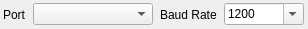
<?xml version="1.0" encoding="UTF-8"?>
<ui version="4.0">
 <class>SerialPort</class>
 <widget class="QWidget" name="SerialPort">
  <property name="geometry">
   <rect>
    <x>0</x>
    <y>0</y>
    <width>308</width>
    <height>29</height>
   </rect>
  </property>
  <layout class="QHBoxLayout" name="horizontalLayout_1">
   <property name="leftMargin">
    <number>2</number>
   </property>
   <property name="topMargin">
    <number>0</number>
   </property>
   <property name="rightMargin">
    <number>2</number>
   </property>
   <property name="bottomMargin">
    <number>0</number>
   </property>
   <item>
    <widget class="QLabel" name="labelPort">
     <property name="sizePolicy">
      <sizepolicy hsizetype="Fixed" vsizetype="Preferred">
       <horstretch>0</horstretch>
       <verstretch>0</verstretch>
      </sizepolicy>
     </property>
     <property name="text">
      <string>Port</string>
     </property>
    </widget>
   </item>
   <item>
    <widget class="QComboBox" name="portNameBox">
     <property name="sizePolicy">
      <sizepolicy hsizetype="Fixed" vsizetype="Fixed">
       <horstretch>0</horstretch>
       <verstretch>0</verstretch>
      </sizepolicy>
     </property>
     <property name="minimumSize">
      <size>
       <width>120</width>
       <height>0</height>
      </size>
     </property>
     <property name="maximumSize">
      <size>
       <width>120</width>
       <height>16777215</height>
      </size>
     </property>
     <property name="styleSheet">
      <string notr="true">QComboBox { width: 120px }</string>
     </property>
     <property name="insertPolicy">
      <enum>QComboBox::InsertAlphabetically</enum>
     </property>
    </widget>
   </item>
   <item>
    <widget class="QLabel" name="labelBaudRate">
     <property name="sizePolicy">
      <sizepolicy hsizetype="Fixed" vsizetype="Preferred">
       <horstretch>0</horstretch>
       <verstretch>0</verstretch>
      </sizepolicy>
     </property>
     <property name="text">
      <string>Baud Rate</string>
     </property>
    </widget>
   </item>
   <item>
    <widget class="QComboBox" name="baudRateBox">
     <property name="sizePolicy">
      <sizepolicy hsizetype="Fixed" vsizetype="Fixed">
       <horstretch>0</horstretch>
       <verstretch>0</verstretch>
      </sizepolicy>
     </property>
     <property name="minimumSize">
      <size>
       <width>80</width>
       <height>0</height>
      </size>
     </property>
     <property name="maximumSize">
      <size>
       <width>80</width>
       <height>16777215</height>
      </size>
     </property>
     <property name="focusPolicy">
      <enum>Qt::ClickFocus</enum>
     </property>
     <property name="styleSheet">
      <string notr="true">QComboBox { width: 80px }</string>
     </property>
     <property name="editable">
      <bool>true</bool>
     </property>
     <property name="currentText">
      <string notr="true">1200</string>
     </property>
     <property name="maxVisibleItems">
      <number>20</number>
     </property>
     <item>
      <property name="text">
       <string notr="true">1200</string>
      </property>
     </item>
     <item>
      <property name="text">
       <string notr="true">2400</string>
      </property>
     </item>
     <item>
      <property name="text">
       <string notr="true">4800</string>
      </property>
     </item>
     <item>
      <property name="text">
       <string notr="true">9600</string>
      </property>
     </item>
     <item>
      <property name="text">
       <string notr="true">14400</string>
      </property>
     </item>
     <item>
      <property name="text">
       <string notr="true">19200</string>
      </property>
     </item>
     <item>
      <property name="text">
       <string notr="true">28800</string>
      </property>
     </item>
     <item>
      <property name="text">
       <string notr="true">38400</string>
      </property>
     </item>
     <item>
      <property name="text">
       <string notr="true">57600</string>
      </property>
     </item>
     <item>
      <property name="text">
       <string notr="true">115200</string>
      </property>
     </item>
     <item>
      <property name="text">
       <string notr="true">230400</string>
      </property>
     </item>
     <item>
      <property name="text">
       <string notr="true">460800</string>
      </property>
     </item>
     <item>
      <property name="text">
       <string>500000</string>
      </property>
     </item>
     <item>
      <property name="text">
       <string>512000</string>
      </property>
     </item>
     <item>
      <property name="text">
       <string>600000</string>
      </property>
     </item>
     <item>
      <property name="text">
       <string>750000</string>
      </property>
     </item>
     <item>
      <property name="text">
       <string>921600</string>
      </property>
     </item>
     <item>
      <property name="text">
       <string>1000000</string>
      </property>
     </item>
     <item>
      <property name="text">
       <string>1500000</string>
      </property>
     </item>
     <item>
      <property name="text">
       <string>2000000</string>
      </property>
     </item>
    </widget>
   </item>
  </layout>
 </widget>
 <resources/>
 <connections/>
</ui>
